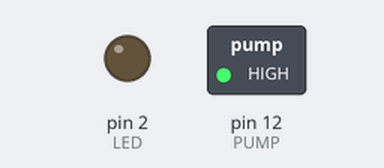
Bench run of a sketch on a simulated Arduino Uno, built with avr-gcc and run on an emulated ATmega328P. Shown: switched loads named in the sketch (green lamp = pin HIGH), output pins drawn as LEDs (lit = HIGH). Dashed ring = blinking. Pins used as bus, display or sensor lines are not drawn.

Above: at 0.2 s.
Timing chart, 0 to 3.0 s (numbered marks = the images above):
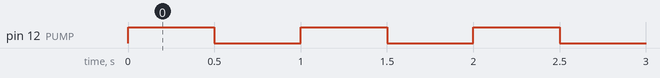

The sketch:

blink-led.ino
```cpp
#define LED 2
#define SENSOR 13
#define PUMP 12

void setup() {
  pinMode(LED, OUTPUT);
  pinMode(SENSOR, OUTPUT);
  pinMode(PUMP, OUTPUT);


}

void loop() {
  digitalWrite(SENSOR, HIGH);
  digitalWrite(PUMP, HIGH);
  delay(500);
  digitalWrite(SENSOR, LOW);
  digitalWrite(PUMP, LOW);
  delay(500);
}
```

Measured:
- by itself, pin 12 (PUMP): alternates HIGH for 0.50 s and LOW for 0.50 s
